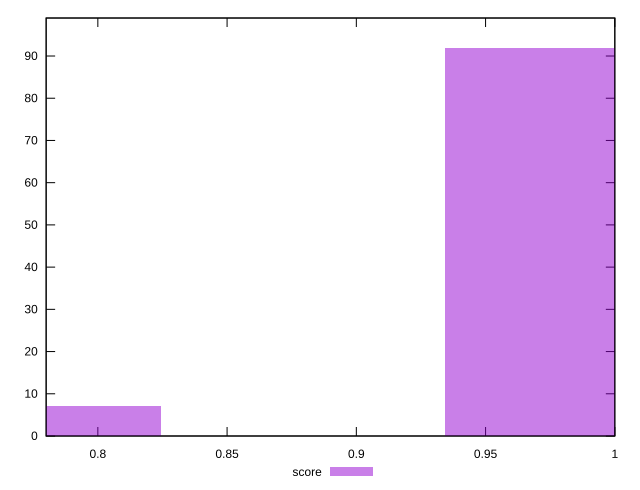

Write the gnuplot code that produced this figure.
reset

$score <<EOF
0.7694252475852751 7
0.9892610326096395 92
EOF

set key outside below
set boxwidth 0.10991789251218216
set xrange [0.78:1]
set yrange [0:99]
set trange [0:99]
set style fill transparent solid 0.5 noborder
set terminal svg size 640, 490 enhanced background rgb 'white'
set output "reports/report_00027_2021-02-24T12-40-31.850Z/cumulative-layout-shift/samples/card/score/histogram.svg"

plot $score title "score" with boxes

reset
